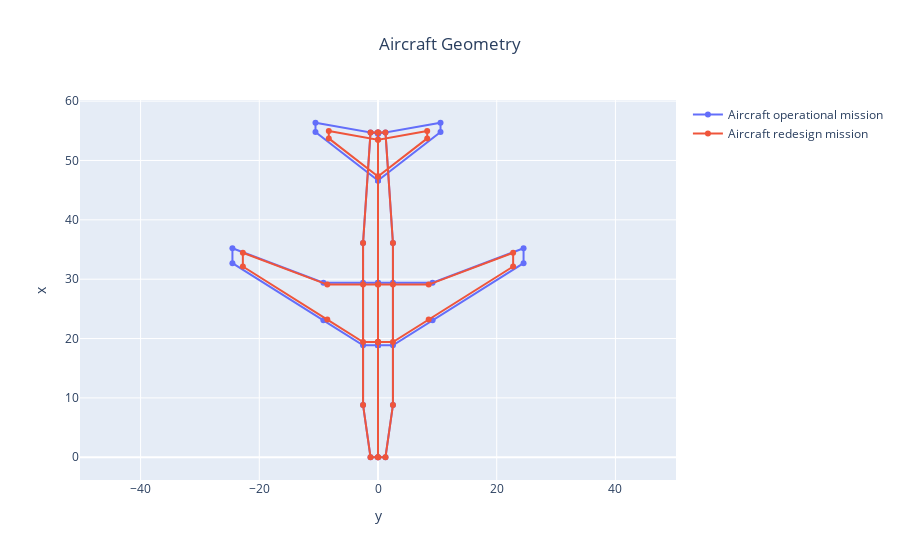

Notebook source saved alongside this figure:
### Code cell
fig = oad.aircraft_geometry_plot(OP_OUTPUT_FILE, name="Aircraft operational mission")
fig = oad.aircraft_geometry_plot(RES_OUTPUT_FILE, name="Aircraft redesign mission", fig=fig)
fig.show()

### Figure 1 — Plotly figure (JSON) as saved in the notebook; plotly's stock layout.template omitted (floating-point values rounded to 4 significant figures)
{"data": [{"mode": "lines+markers", "name": "Aircraft operational mission", "type": "scatter", "uid": "dcfb8ce4-48bf-4282-a884-c52866feb4d7", "x": [0, -1.258, -2.516, -2.516, -1.258, 0, 0, -2.516, -9.197, -24.53, -24.53, -9.197, -2.516, 0, 0, 0, -10.53, -10.53, 0, 0, 0, 1.258, 2.516, 2.516, 1.258, 0, 0, 2.516, 9.197, 24.53, 24.53, 9.197, 2.516, 0, 0, 0, 10.53, 10.53, 0, 0], "y": [0, 0, 8.794, 36.1, 54.72, 54.72, 18.87, 18.87, 23.07, 32.69, 35.21, 29.39, 29.39, 29.39, 18.87, 46.63, 54.78, 56.36, 54.5, 46.63, 0, 0, 8.794, 36.1, 54.72, 54.72, 18.87, 18.87, 23.07, 32.69, 35.21, 29.39, 29.39, 29.39, 18.87, 46.63, 54.78, 56.36, 54.5, 46.63]}, {"mode": "lines+markers", "name": "Aircraft redesign mission", "type": "scatter", "uid": "280fee51-b8ff-49d2-b874-06862b2c4141", "x": [0, -1.258, -2.516, -2.516, -1.258, 0, 0, -2.516, -8.538, -22.77, -22.77, -8.538, -2.516, 0, 0, 0, -8.29, -8.29, 0, 0, 0, 1.258, 2.516, 2.516, 1.258, 0, 0, 2.516, 8.538, 22.77, 22.77, 8.538, 2.516, 0, 0, 0, 8.29, 8.29, 0, 0], "y": [0, 0, 8.794, 36.1, 54.72, 54.72, 19.41, 19.41, 23.19, 32.13, 34.46, 29.08, 29.08, 29.08, 19.41, 47.3, 53.72, 54.96, 53.5, 47.3, 0, 0, 8.794, 36.1, 54.72, 54.72, 19.41, 19.41, 23.19, 32.13, 34.46, 29.08, 29.08, 29.08, 19.41, 47.3, 53.72, 54.96, 53.5, 47.3]}], "layout": {"title": {"text": "Aircraft Geometry", "x": 0.5}, "xaxis": {"title": {"text": "y"}}, "yaxis": {"scaleanchor": "x", "scaleratio": 1, "title": {"text": "x"}}}}
